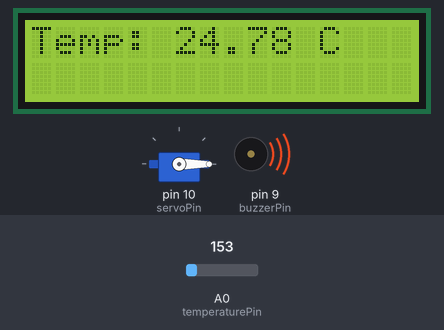
This sketch was run on a simulated Arduino Uno, built with avr-gcc and run on an emulated ATmega328P. Shown: servo, 16×2 character LCD, buzzer (waves = sounding). Inputs (shaded band) come from the test bench; at power-on: A0 (temperaturePin) = 153. What the sketch prints to the serial monitor is not drawn.

Above: at 3.2 s.
3.3 s: A0 (temperaturePin) set to 130
At 4.9 s:
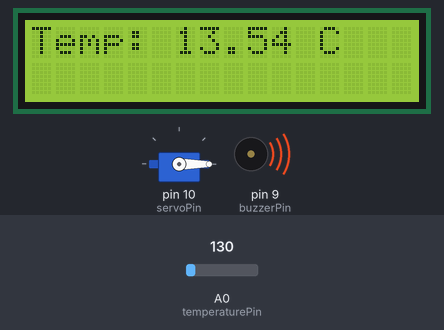
5.5 s: A0 (temperaturePin) set to 114
At 6.5 s:
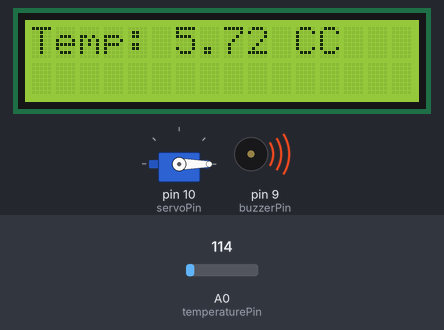
7.5 s: A0 (temperaturePin) set to 148
At 9.2 s:
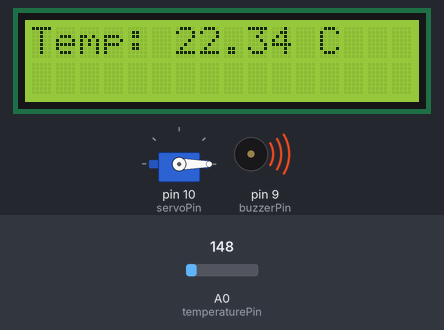
9.5 s: A0 (temperaturePin) set to 171
At 11.0 s:
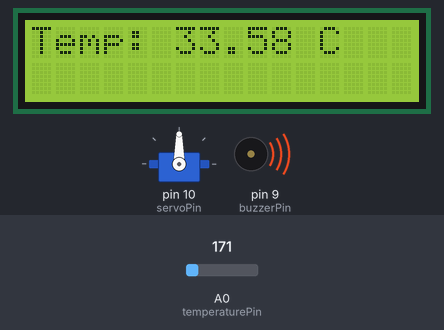
Timing chart, 0 to 12.5 s (numbered marks = the images above; inputs shaded):
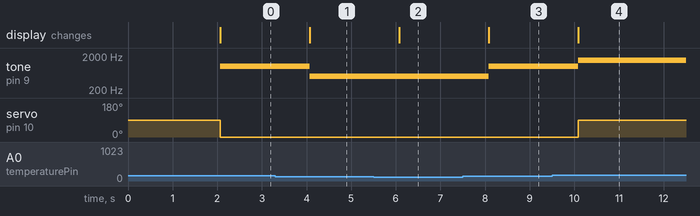

The sketch:

project1.ino
```cpp
#include <LiquidCrystal.h>
#include <Servo.h>

// Pin Definitions
int buzzerPin = 9;
int servoPin = 10;
int temperaturePin = A0;
LiquidCrystal lcd(2, 3, 4, 5, 6, 7);
Servo myServo;
char receivedChar;

void setup() {
 pinMode(buzzerPin, OUTPUT);
 myServo.attach(servoPin);
 lcd.begin(16, 2);
 lcd.setCursor(0, 0);
 lcd.print("Weather Monitor");
 Serial.begin(9600);
 delay(2000); // Display the message for 2 seconds
 lcd.clear(); // Clear the screen
 // Send an initial message to Serial Monitor
 Serial.println("Weather Monitoring Started");
}

void loop() {
 // Check if data is available from Bluetooth (HC-05 module)
 if (Serial.available()) {
 receivedChar = Serial.read(); // Read the incoming character
 if (receivedChar == 'B') { // Turn buzzer on (command 'B')
 digitalWrite(buzzerPin, HIGH);
 }
 if (receivedChar == 'b') { // Turn buzzer off (command 'b')
 digitalWrite(buzzerPin, LOW);
   }
 if (receivedChar == 'S') { // Turn servo to 90 degrees (command 'S')
 myServo.write(90);
 }
 if (receivedChar == 's') { // Turn servo back to 0 degrees (command 's')
 myServo.write(0);
 }
 }

  // Read temperature sensor (using analog pin A0)
 int temperatureReading = analogRead(temperaturePin);
 float voltage = temperatureReading * (5.0 / 1023.0);
 float temperature = (voltage - 0.5) * 100; // TMP36 gives 500mV at 0°C

   // Display temperature on the LCD
 lcd.setCursor(0, 0);
 lcd.print("Temp: ");
 lcd.print(temperature);
 lcd.print(" C");
 Serial.print("Temperature: ");
 Serial.print(temperature);
 Serial.println(" C");

  // Control servo motor based on temperature
 if (temperature > 30) {
 myServo.write(90); // Move servo to 90 degrees if temp > 30°C
 } else {
 myServo.write(0); // Move servo to 0 degrees if temp <= 30°C
 }
  // Generate different buzzing sounds based on temperature
 if (temperature < 20) {
 // Low temperature (< 20°C): Low-frequency buzzer sound
 tone(buzzerPin, 500); // 500 Hz sound
 }
   else if (temperature >= 20 && temperature <= 30) {
  // Medium temperature (20°C - 30°C): Medium-frequency buzzer sound
 tone(buzzerPin, 1000); // 1000 Hz sound
 }
  else if (temperature > 30) {
 tone(buzzerPin, 1500);
 }
   delay(2000);
   }
```

Measured:
- the behaviour switches between 123 and 122 on A0 (temperaturePin) (found by bisection; images 1 and 2)
- the behaviour switches between 163 and 164 on A0 (temperaturePin) (found by bisection; images 3 and 4)
- after the input at 3.3 s, tone on pin 9 (buzzerPin): 1000 Hz → 500 Hz after 0.77 s; the display: changes after 0.77 s (image 1)
- after the input at 5.5 s, the display: changes after 0.58 s (image 2)
- after the input at 7.5 s, tone on pin 9 (buzzerPin): 500 Hz → 1000 Hz after 0.58 s; the display: changes after 0.58 s (image 3)
- after the input at 9.5 s, tone on pin 9 (buzzerPin): 1000 Hz → 1500 Hz after 0.58 s; servo on pin 10 (servoPin): 0° → 90° after 0.58 s; the display: changes after 0.58 s (image 4)
